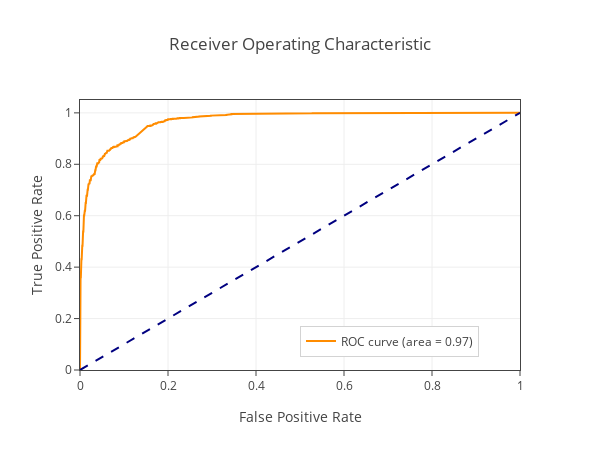

Notebook cell for this chart:
### Markdown cell above
### Multinomial Naïve Bayes Classifier

### Code cell
from sklearn.naive_bayes import MultinomialNB
from sklearn.preprocessing import MinMaxScaler

clf_nb = Pipeline([('scaler', MinMaxScaler()), ('clf', MultinomialNB())])
clf_nb.fit(x_train, y_train)
score = clf_nb.predict_proba(x_test)[:,1]
predicted = clf_nb.predict(x_test)

print("%-12s %f" % ('Accuracy:', metrics.accuracy_score(y_test, predicted)))
print("%-12s %f" % ('Precision:', metrics.precision_score(y_test, predicted, average='macro')))
print("%-12s %f" % ('Recall:', metrics.recall_score(y_test, predicted, average='macro')))
print("Confusion Matrix: \n{0}".format(metrics.confusion_matrix(y_test, predicted)))

fpr_nb, tpr_nb, thresholds = metrics.roc_curve(y_test, score)
roc_auc_nb = metrics.auc(fpr_nb, tpr_nb)
draw_roc_curve(fpr_nb, tpr_nb, roc_auc_nb, 'ROC curve')

### Figure 1 — Plotly figure (JSON) as saved in the notebook; plotly's stock layout.template omitted (floating-point values rounded to 4 significant figures; data arrays with more than 128 entries replaced by an {"elided": "..."} marker saying what was removed)
{"data": [{"line": {"color": "darkorange", "width": 2}, "mode": "lines", "name": "ROC curve (area = 0.97)", "type": "scatter", "x": {"elided": "408 float values"}, "y": {"elided": "408 float values"}}, {"line": {"color": "navy", "dash": "dash", "width": 2}, "mode": "lines", "showlegend": false, "type": "scatter", "x": [0, 1], "y": [0, 1]}], "layout": {"autosize": false, "height": 450, "legend": {"bordercolor": "#D3D3D3", "borderwidth": 1, "x": 0.5, "y": 0.05}, "title": "Receiver Operating Characteristic", "width": 600, "xaxis": {"linewidth": 1, "mirror": true, "ticks": "outside", "title": "False Positive Rate"}, "yaxis": {"linewidth": 1, "mirror": true, "range": [0, 1.05], "ticks": "outside", "title": "True Positive Rate"}}}
